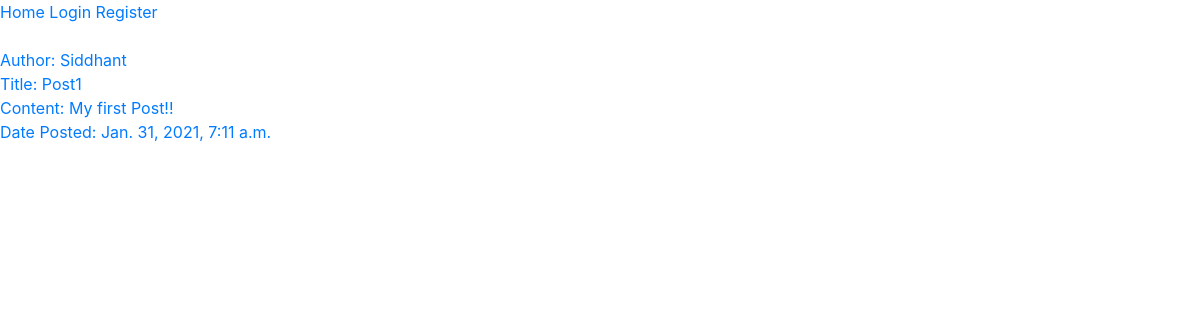
The app's page /post/1/ with its own data.
### Home/models.py (models this page shows, shortened)
class Post(models.Model):
    author=models.ForeignKey(User,on_delete=models.CASCADE)
    title=models.CharField(max_length=100)
    content=models.TextField()
    date_posted=models.DateTimeField(default=timezone.now)

### Home/views.py (the view)
# urls.py: path('<int:pk>/', views.PostDetailView.as_view(), name='post_detail_view'),
class PostDetailView(DetailView):
    model=Post
    template_name='Home/post_detail.html'
    fields=['author','title','content','date_posted']
    context_object_name='post'

### Home/templates/Home/post_detail.html (shortened to what this page needs)
{% extends 'HOME/base.html' %}
{% block content %}
    <div>
        <br>
        <a href="{% url 'profile_view' post.author.username %}" >Author: {{ post.author.username }}</a>
        <br>
        <a href="{% url 'post_detail_view' post.id %}" >Title: {{ post.title }}</a>
        <br>
        <a href="#" >Content: {{ post.content }}</a>
        <br>
        <a href="#" >Date Posted: {{ post.date_posted }}</a>
        <br>
    </div>
{% endblock content %}

### records on screen
Post: author.username "Siddhant", title "Post1", content "My first Post!!", date_posted "Jan. 31, 2021, 7:11 a.m."
